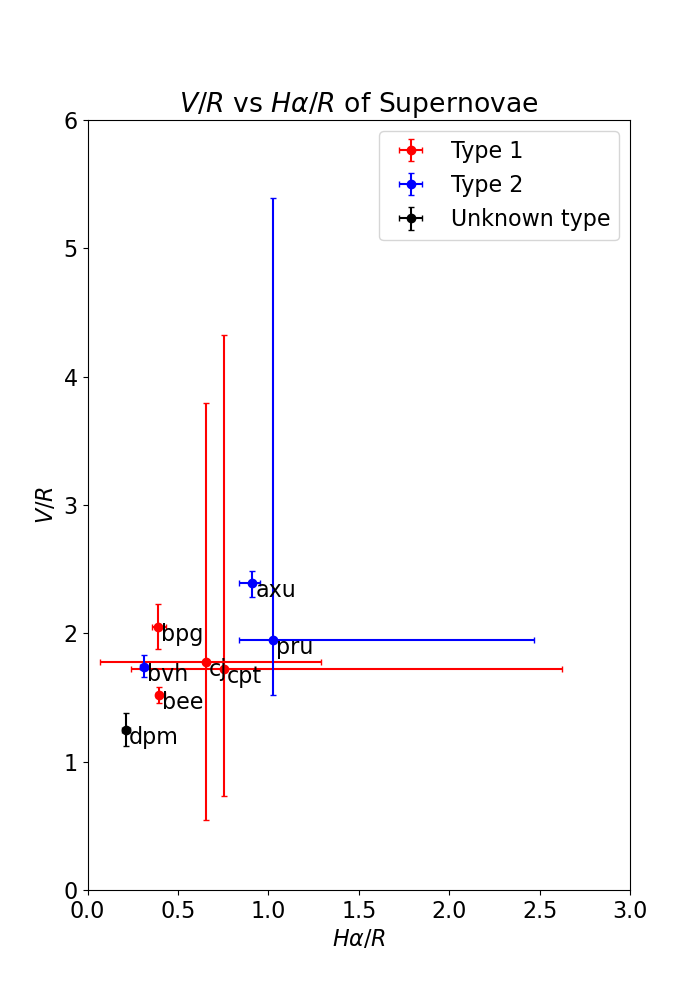

Write Python code to recreate this figure.
import pandas as pd
import matplotlib.pyplot as plt

counts = pd.read_csv("counts.csv");
plt.rcParams.update({'font.size': 16})
plt.figure(figsize=(7,10))
plt.xlim((0, 3))
plt.ylim((0, 6))
plt.xlabel("$H \\alpha / R$")
plt.ylabel("$V/R$")

type_1 = counts[counts["type"] == 1]
type_1 = type_1.reset_index()
ha_r_1 = [type_1.loc[x, "ha_med"] / type_1.loc[x, "r_med"] for x in range(type_1.shape[0])]
v_r_1 = [type_1.loc[x, "v_med"] / type_1.loc[x, "r_med"] for x in range(type_1.shape[0])]

ha_r_max_1 = [type_1.loc[x, "ha_min"] / type_1.loc[x, "r_max"] for x in range(type_1.shape[0])]
ha_r_min_1 = [type_1.loc[x, "ha_max"] / type_1.loc[x, "r_min"] for x in range(type_1.shape[0])]
v_r_max_1 = [type_1.loc[x, "v_min"] / type_1.loc[x, "r_max"] for x in range(type_1.shape[0])]
v_r_min_1 = [type_1.loc[x, "v_max"] / type_1.loc[x, "r_min"] for x in range(type_1.shape[0])]
ha_r_err_1 = [[ha_r_1[x] - ha_r_min_1[x] for x in range(len(ha_r_min_1))], [ha_r_max_1[x] - ha_r_1[x] for x in range(len(ha_r_max_1))]]
v_r_err_1 = [[v_r_1[x] - v_r_min_1[x] for x in range(len(v_r_min_1))], [v_r_max_1[x] - v_r_1[x] for x in range(len(v_r_max_1))]]

plt.errorbar(ha_r_1, v_r_1, c="red", label="Type 1", xerr=ha_r_err_1, yerr=v_r_err_1, fmt="o", capsize=2)

for x in range(type_1.shape[0]):
	plt.annotate(type_1.loc[x, "name"], (ha_r_1[x], v_r_1[x]), textcoords="offset points", xytext=(2,-10))


type_2 = counts[counts["type"] == 2]
type_2 = type_2.reset_index()
ha_r_2 = [type_2.loc[x, "ha_med"] / type_2.loc[x, "r_med"] for x in range(type_2.shape[0])]
v_r_2 = [type_2.loc[x, "v_med"] / type_2.loc[x, "r_med"] for x in range(type_2.shape[0])]

ha_r_max_2 = [type_2.loc[x, "ha_min"] / type_2.loc[x, "r_max"] for x in range(type_2.shape[0])]
ha_r_min_2 = [type_2.loc[x, "ha_max"] / type_2.loc[x, "r_min"] for x in range(type_2.shape[0])]
v_r_max_2 = [type_2.loc[x, "v_min"] / type_2.loc[x, "r_max"] for x in range(type_2.shape[0])]
v_r_min_2 = [type_2.loc[x, "v_max"] / type_2.loc[x, "r_min"] for x in range(type_2.shape[0])]
ha_r_err_2 = [[ha_r_2[x] - ha_r_min_2[x] for x in range(len(ha_r_min_2))], [ha_r_max_2[x] - ha_r_2[x] for x in range(len(ha_r_max_2))]]
v_r_err_2 = [[v_r_2[x] - v_r_min_2[x] for x in range(len(v_r_min_2))], [v_r_max_2[x] - v_r_2[x] for x in range(len(v_r_max_2))]]

plt.errorbar(ha_r_2, v_r_2, c="blue", label="Type 2", xerr=ha_r_err_2, yerr=v_r_err_2, fmt="o", capsize=2)

for x in range(type_2.shape[0]):
	plt.annotate(type_2.loc[x, "name"], (ha_r_2[x], v_r_2[x]), textcoords="offset points", xytext=(2,-10))


type_0 = counts[counts["type"] == 0]
type_0 = type_0.reset_index()
ha_r_0 = [type_0.loc[x, "ha_med"] / type_0.loc[x, "r_med"] for x in range(type_0.shape[0])]
v_r_0 = [type_0.loc[x, "v_med"] / type_0.loc[x, "r_med"] for x in range(type_0.shape[0])]

ha_r_max_0 = [type_0.loc[x, "ha_min"] / type_0.loc[x, "r_max"] for x in range(type_0.shape[0])]
ha_r_min_0 = [type_0.loc[x, "ha_max"] / type_0.loc[x, "r_min"] for x in range(type_0.shape[0])]
v_r_max_0 = [type_0.loc[x, "v_min"] / type_0.loc[x, "r_max"] for x in range(type_0.shape[0])]
v_r_min_0 = [type_0.loc[x, "v_max"] / type_0.loc[x, "r_min"] for x in range(type_0.shape[0])]
ha_r_err_0 = [[ha_r_0[x] - ha_r_min_0[x] for x in range(len(ha_r_min_0))], [ha_r_max_0[x] - ha_r_0[x] for x in range(len(ha_r_max_0))]]
v_r_err_0 = [[v_r_0[x] - v_r_min_0[x] for x in range(len(v_r_min_0))], [v_r_max_0[x] - v_r_0[x] for x in range(len(v_r_max_0))]]

plt.errorbar(ha_r_0, v_r_0, c="black", label="Unknown type", xerr=ha_r_err_0, yerr=v_r_err_0, fmt="o", capsize=2)

for x in range(type_0.shape[0]):
	plt.annotate(type_0.loc[x, "name"], (ha_r_0[x], v_r_0[x]), textcoords="offset points", xytext=(2,-10))

plt.legend()
plt.title("$V/R$ vs $H \\alpha / R$ of Supernovae")
plt.savefig("plot.png")

print(ha_r_1)
print(ha_r_2)
print(v_r_1)
print(v_r_2)